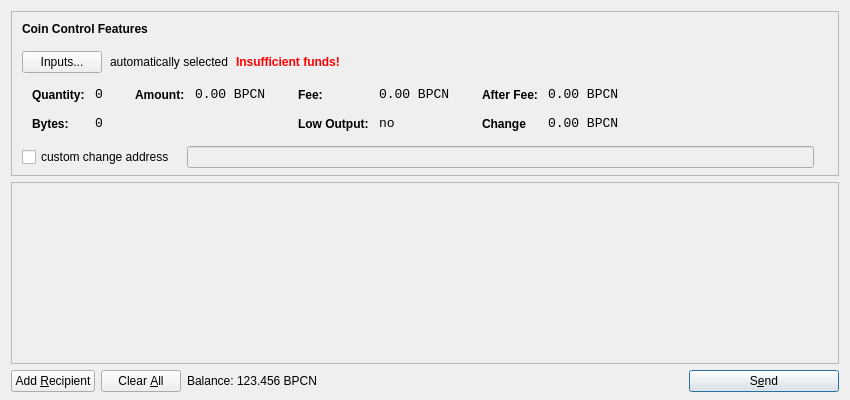
<?xml version="1.0" encoding="UTF-8"?>
<ui version="4.0">
 <class>SendCoinsDialog</class>
 <widget class="QDialog" name="SendCoinsDialog">
  <property name="geometry">
   <rect>
    <x>0</x>
    <y>0</y>
    <width>850</width>
    <height>400</height>
   </rect>
  </property>
  <property name="windowTitle">
   <string>Send Coins</string>
  </property>
  <layout class="QVBoxLayout" name="verticalLayout" stretch="0,1,0">
   <property name="bottomMargin">
    <number>8</number>
   </property>
   <item>
    <widget class="QFrame" name="frameCoinControl">
     <property name="sizePolicy">
      <sizepolicy hsizetype="Expanding" vsizetype="Expanding">
       <horstretch>0</horstretch>
       <verstretch>0</verstretch>
      </sizepolicy>
     </property>
     <property name="maximumSize">
      <size>
       <width>16777215</width>
       <height>16777215</height>
      </size>
     </property>
     <property name="frameShape">
      <enum>QFrame::StyledPanel</enum>
     </property>
     <property name="frameShadow">
      <enum>QFrame::Sunken</enum>
     </property>
     <layout class="QVBoxLayout" name="verticalLayoutCoinControl2">
      <property name="spacing">
       <number>-1</number>
      </property>
      <property name="leftMargin">
       <number>0</number>
      </property>
      <property name="topMargin">
       <number>0</number>
      </property>
      <property name="rightMargin">
       <number>0</number>
      </property>
      <property name="bottomMargin">
       <number>6</number>
      </property>
      <item>
       <layout class="QVBoxLayout" name="verticalLayoutCoinControl" stretch="0,0,0,0,1">
        <property name="spacing">
         <number>0</number>
        </property>
        <property name="leftMargin">
         <number>10</number>
        </property>
        <property name="topMargin">
         <number>10</number>
        </property>
        <item>
         <layout class="QHBoxLayout" name="horizontalLayoutCoinControl1">
          <property name="bottomMargin">
           <number>15</number>
          </property>
          <item>
           <widget class="QLabel" name="labelCoinControlFeatures">
            <property name="sizePolicy">
             <sizepolicy hsizetype="Preferred" vsizetype="Maximum">
              <horstretch>0</horstretch>
              <verstretch>0</verstretch>
             </sizepolicy>
            </property>
            <property name="font">
             <font>
              <weight>75</weight>
              <bold>true</bold>
             </font>
            </property>
            <property name="styleSheet">
             <string notr="true">font-weight:bold;</string>
            </property>
            <property name="text">
             <string>Coin Control Features</string>
            </property>
           </widget>
          </item>
         </layout>
        </item>
        <item>
         <layout class="QHBoxLayout" name="horizontalLayoutCoinControl2" stretch="0,0,0,0">
          <property name="spacing">
           <number>8</number>
          </property>
          <property name="bottomMargin">
           <number>10</number>
          </property>
          <item>
           <widget class="QPushButton" name="pushButtonCoinControl">
            <property name="styleSheet">
             <string notr="true"/>
            </property>
            <property name="text">
             <string>Inputs...</string>
            </property>
           </widget>
          </item>
          <item>
           <widget class="QLabel" name="labelCoinControlAutomaticallySelected">
            <property name="text">
             <string>automatically selected</string>
            </property>
            <property name="margin">
             <number>5</number>
            </property>
           </widget>
          </item>
          <item>
           <widget class="QLabel" name="labelCoinControlInsuffFunds">
            <property name="font">
             <font>
              <weight>75</weight>
              <bold>true</bold>
             </font>
            </property>
            <property name="styleSheet">
             <string notr="true">color:red;font-weight:bold;</string>
            </property>
            <property name="text">
             <string>Insufficient funds!</string>
            </property>
            <property name="margin">
             <number>5</number>
            </property>
           </widget>
          </item>
          <item>
           <spacer name="horizontalSpacerCoinControl">
            <property name="orientation">
             <enum>Qt::Horizontal</enum>
            </property>
            <property name="sizeHint" stdset="0">
             <size>
              <width>40</width>
              <height>1</height>
             </size>
            </property>
           </spacer>
          </item>
         </layout>
        </item>
        <item>
         <widget class="QWidget" name="widgetCoinControl" native="true">
          <property name="sizePolicy">
           <sizepolicy hsizetype="Preferred" vsizetype="Preferred">
            <horstretch>0</horstretch>
            <verstretch>0</verstretch>
           </sizepolicy>
          </property>
          <property name="minimumSize">
           <size>
            <width>0</width>
            <height>0</height>
           </size>
          </property>
          <property name="styleSheet">
           <string notr="true"/>
          </property>
          <layout class="QHBoxLayout" name="horizontalLayoutCoinControl5">
           <property name="margin">
            <number>0</number>
           </property>
           <item>
            <layout class="QHBoxLayout" name="horizontalLayoutCoinControl3" stretch="0,0,0,1">
             <property name="spacing">
              <number>20</number>
             </property>
             <property name="topMargin">
              <number>0</number>
             </property>
             <property name="bottomMargin">
              <number>10</number>
             </property>
             <item>
              <layout class="QFormLayout" name="formLayoutCoinControl1">
               <property name="horizontalSpacing">
                <number>10</number>
               </property>
               <property name="verticalSpacing">
                <number>14</number>
               </property>
               <property name="leftMargin">
                <number>10</number>
               </property>
               <property name="topMargin">
                <number>4</number>
               </property>
               <property name="rightMargin">
                <number>6</number>
               </property>
               <item row="0" column="0">
                <widget class="QLabel" name="labelCoinControlQuantityText">
                 <property name="styleSheet">
                  <string notr="true">font-weight:bold;</string>
                 </property>
                 <property name="text">
                  <string>Quantity:</string>
                 </property>
                 <property name="margin">
                  <number>0</number>
                 </property>
                </widget>
               </item>
               <item row="0" column="1">
                <widget class="QLabel" name="labelCoinControlQuantity">
                 <property name="font">
                  <font>
                   <family>Monospace</family>
                   <pointsize>10</pointsize>
                  </font>
                 </property>
                 <property name="cursor">
                  <cursorShape>IBeamCursor</cursorShape>
                 </property>
                 <property name="contextMenuPolicy">
                  <enum>Qt::ActionsContextMenu</enum>
                 </property>
                 <property name="text">
                  <string>0</string>
                 </property>
                 <property name="margin">
                  <number>0</number>
                 </property>
                 <property name="textInteractionFlags">
                  <set>Qt::LinksAccessibleByMouse|Qt::TextSelectableByKeyboard|Qt::TextSelectableByMouse</set>
                 </property>
                </widget>
               </item>
               <item row="1" column="0">
                <widget class="QLabel" name="labelCoinControlBytesText">
                 <property name="styleSheet">
                  <string notr="true">font-weight:bold;</string>
                 </property>
                 <property name="text">
                  <string>Bytes:</string>
                 </property>
                </widget>
               </item>
               <item row="1" column="1">
                <widget class="QLabel" name="labelCoinControlBytes">
                 <property name="font">
                  <font>
                   <family>Monospace</family>
                   <pointsize>10</pointsize>
                  </font>
                 </property>
                 <property name="cursor">
                  <cursorShape>IBeamCursor</cursorShape>
                 </property>
                 <property name="contextMenuPolicy">
                  <enum>Qt::ActionsContextMenu</enum>
                 </property>
                 <property name="text">
                  <string>0</string>
                 </property>
                 <property name="textInteractionFlags">
                  <set>Qt::LinksAccessibleByMouse|Qt::TextSelectableByKeyboard|Qt::TextSelectableByMouse</set>
                 </property>
                </widget>
               </item>
              </layout>
             </item>
             <item>
              <layout class="QFormLayout" name="formLayoutCoinControl2">
               <property name="horizontalSpacing">
                <number>10</number>
               </property>
               <property name="verticalSpacing">
                <number>14</number>
               </property>
               <property name="leftMargin">
                <number>6</number>
               </property>
               <property name="topMargin">
                <number>4</number>
               </property>
               <property name="rightMargin">
                <number>6</number>
               </property>
               <item row="0" column="0">
                <widget class="QLabel" name="labelCoinControlAmountText">
                 <property name="styleSheet">
                  <string notr="true">font-weight:bold;</string>
                 </property>
                 <property name="text">
                  <string>Amount:</string>
                 </property>
                 <property name="margin">
                  <number>0</number>
                 </property>
                </widget>
               </item>
               <item row="0" column="1">
                <widget class="QLabel" name="labelCoinControlAmount">
                 <property name="font">
                  <font>
                   <family>Monospace</family>
                   <pointsize>10</pointsize>
                  </font>
                 </property>
                 <property name="cursor">
                  <cursorShape>IBeamCursor</cursorShape>
                 </property>
                 <property name="contextMenuPolicy">
                  <enum>Qt::ActionsContextMenu</enum>
                 </property>
                 <property name="text">
                  <string notr="true">0.00 BPCN</string>
                 </property>
                 <property name="textInteractionFlags">
                  <set>Qt::LinksAccessibleByMouse|Qt::TextSelectableByKeyboard|Qt::TextSelectableByMouse</set>
                 </property>
                </widget>
               </item>
              </layout>
             </item>
             <item>
              <layout class="QFormLayout" name="formLayoutCoinControl3">
               <property name="horizontalSpacing">
                <number>10</number>
               </property>
               <property name="verticalSpacing">
                <number>14</number>
               </property>
               <property name="leftMargin">
                <number>6</number>
               </property>
               <property name="topMargin">
                <number>4</number>
               </property>
               <property name="rightMargin">
                <number>6</number>
               </property>
               <item row="0" column="0">
                <widget class="QLabel" name="labelCoinControlFeeText">
                 <property name="styleSheet">
                  <string notr="true">font-weight:bold;</string>
                 </property>
                 <property name="text">
                  <string>Fee:</string>
                 </property>
                 <property name="margin">
                  <number>0</number>
                 </property>
                </widget>
               </item>
               <item row="0" column="1">
                <widget class="QLabel" name="labelCoinControlFee">
                 <property name="font">
                  <font>
                   <family>Monospace</family>
                   <pointsize>10</pointsize>
                  </font>
                 </property>
                 <property name="cursor">
                  <cursorShape>IBeamCursor</cursorShape>
                 </property>
                 <property name="contextMenuPolicy">
                  <enum>Qt::ActionsContextMenu</enum>
                 </property>
                 <property name="text">
                  <string notr="true">0.00 BPCN</string>
                 </property>
                 <property name="textInteractionFlags">
                  <set>Qt::LinksAccessibleByMouse|Qt::TextSelectableByKeyboard|Qt::TextSelectableByMouse</set>
                 </property>
                </widget>
               </item>
               <item row="1" column="0">
                <widget class="QLabel" name="labelCoinControlLowOutputText">
                 <property name="styleSheet">
                  <string notr="true">font-weight:bold;</string>
                 </property>
                 <property name="text">
                  <string>Low Output:</string>
                 </property>
                </widget>
               </item>
               <item row="1" column="1">
                <widget class="QLabel" name="labelCoinControlLowOutput">
                 <property name="font">
                  <font>
                   <family>Monospace</family>
                   <pointsize>10</pointsize>
                  </font>
                 </property>
                 <property name="cursor">
                  <cursorShape>IBeamCursor</cursorShape>
                 </property>
                 <property name="contextMenuPolicy">
                  <enum>Qt::ActionsContextMenu</enum>
                 </property>
                 <property name="text">
                  <string>no</string>
                 </property>
                 <property name="textInteractionFlags">
                  <set>Qt::LinksAccessibleByMouse|Qt::TextSelectableByKeyboard|Qt::TextSelectableByMouse</set>
                 </property>
                </widget>
               </item>
              </layout>
             </item>
             <item>
              <layout class="QFormLayout" name="formLayoutCoinControl4">
               <property name="horizontalSpacing">
                <number>10</number>
               </property>
               <property name="verticalSpacing">
                <number>14</number>
               </property>
               <property name="leftMargin">
                <number>6</number>
               </property>
               <property name="topMargin">
                <number>4</number>
               </property>
               <property name="rightMargin">
                <number>6</number>
               </property>
               <item row="0" column="0">
                <widget class="QLabel" name="labelCoinControlAfterFeeText">
                 <property name="styleSheet">
                  <string notr="true">font-weight:bold;</string>
                 </property>
                 <property name="text">
                  <string>After Fee:</string>
                 </property>
                 <property name="margin">
                  <number>0</number>
                 </property>
                </widget>
               </item>
               <item row="0" column="1">
                <widget class="QLabel" name="labelCoinControlAfterFee">
                 <property name="font">
                  <font>
                   <family>Monospace</family>
                   <pointsize>10</pointsize>
                  </font>
                 </property>
                 <property name="cursor">
                  <cursorShape>IBeamCursor</cursorShape>
                 </property>
                 <property name="contextMenuPolicy">
                  <enum>Qt::ActionsContextMenu</enum>
                 </property>
                 <property name="text">
                  <string notr="true">0.00 BPCN</string>
                 </property>
                 <property name="textInteractionFlags">
                  <set>Qt::LinksAccessibleByMouse|Qt::TextSelectableByKeyboard|Qt::TextSelectableByMouse</set>
                 </property>
                </widget>
               </item>
               <item row="1" column="0">
                <widget class="QLabel" name="labelCoinControlChangeText">
                 <property name="styleSheet">
                  <string notr="true">font-weight:bold;</string>
                 </property>
                 <property name="text">
                  <string>Change</string>
                 </property>
                </widget>
               </item>
               <item row="1" column="1">
                <widget class="QLabel" name="labelCoinControlChange">
                 <property name="font">
                  <font>
                   <family>Monospace</family>
                   <pointsize>10</pointsize>
                  </font>
                 </property>
                 <property name="cursor">
                  <cursorShape>IBeamCursor</cursorShape>
                 </property>
                 <property name="contextMenuPolicy">
                  <enum>Qt::ActionsContextMenu</enum>
                 </property>
                 <property name="text">
                  <string notr="true">0.00 BPCN</string>
                 </property>
                 <property name="textInteractionFlags">
                  <set>Qt::LinksAccessibleByMouse|Qt::TextSelectableByKeyboard|Qt::TextSelectableByMouse</set>
                 </property>
                </widget>
               </item>
              </layout>
             </item>
            </layout>
           </item>
          </layout>
         </widget>
        </item>
        <item>
         <layout class="QHBoxLayout" name="horizontalLayoutCoinControl4" stretch="0,0,0">
          <property name="spacing">
           <number>12</number>
          </property>
          <property name="sizeConstraint">
           <enum>QLayout::SetDefaultConstraint</enum>
          </property>
          <property name="topMargin">
           <number>5</number>
          </property>
          <property name="rightMargin">
           <number>5</number>
          </property>
          <item>
           <widget class="QCheckBox" name="checkBoxCoinControlChange">
            <property name="text">
             <string>custom change address</string>
            </property>
           </widget>
          </item>
          <item>
           <widget class="QLineEdit" name="lineEditCoinControlChange">
            <property name="enabled">
             <bool>false</bool>
            </property>
            <property name="sizePolicy">
             <sizepolicy hsizetype="Expanding" vsizetype="Fixed">
              <horstretch>0</horstretch>
              <verstretch>0</verstretch>
             </sizepolicy>
            </property>
           </widget>
          </item>
          <item>
           <widget class="QLabel" name="labelCoinControlChangeLabel">
            <property name="sizePolicy">
             <sizepolicy hsizetype="Preferred" vsizetype="Expanding">
              <horstretch>0</horstretch>
              <verstretch>0</verstretch>
             </sizepolicy>
            </property>
            <property name="minimumSize">
             <size>
              <width>0</width>
              <height>0</height>
             </size>
            </property>
            <property name="text">
             <string/>
            </property>
            <property name="margin">
             <number>3</number>
            </property>
           </widget>
          </item>
         </layout>
        </item>
        <item>
         <spacer name="verticalSpacerCoinControl">
          <property name="orientation">
           <enum>Qt::Vertical</enum>
          </property>
          <property name="sizeHint" stdset="0">
           <size>
            <width>800</width>
            <height>1</height>
           </size>
          </property>
         </spacer>
        </item>
       </layout>
      </item>
     </layout>
    </widget>
   </item>
   <item>
    <widget class="QScrollArea" name="scrollArea">
     <property name="widgetResizable">
      <bool>true</bool>
     </property>
     <widget class="QWidget" name="scrollAreaWidgetContents">
      <property name="geometry">
       <rect>
        <x>0</x>
        <y>0</y>
        <width>830</width>
        <height>165</height>
       </rect>
      </property>
      <layout class="QVBoxLayout" name="verticalLayout_2">
       <property name="margin">
        <number>0</number>
       </property>
       <item>
        <layout class="QVBoxLayout" name="entries">
         <property name="spacing">
          <number>6</number>
         </property>
        </layout>
       </item>
       <item>
        <spacer name="verticalSpacer">
         <property name="orientation">
          <enum>Qt::Vertical</enum>
         </property>
         <property name="sizeHint" stdset="0">
          <size>
           <width>20</width>
           <height>40</height>
          </size>
         </property>
        </spacer>
       </item>
      </layout>
     </widget>
    </widget>
   </item>
   <item>
    <layout class="QHBoxLayout" name="horizontalLayout">
     <item>
      <widget class="QPushButton" name="addButton">
       <property name="toolTip">
        <string>Send to multiple recipients at once</string>
       </property>
       <property name="text">
        <string>Add &amp;Recipient</string>
       </property>
       <property name="autoDefault">
        <bool>false</bool>
       </property>
      </widget>
     </item>
     <item>
      <widget class="QPushButton" name="clearButton">
       <property name="sizePolicy">
        <sizepolicy hsizetype="Minimum" vsizetype="Fixed">
         <horstretch>0</horstretch>
         <verstretch>0</verstretch>
        </sizepolicy>
       </property>
       <property name="toolTip">
        <string>Remove all transaction fields</string>
       </property>
       <property name="text">
        <string>Clear &amp;All</string>
       </property>
       <property name="autoRepeatDelay">
        <number>300</number>
       </property>
       <property name="autoDefault">
        <bool>false</bool>
       </property>
      </widget>
     </item>
     <item>
      <layout class="QHBoxLayout" name="horizontalLayout_2">
       <property name="spacing">
        <number>3</number>
       </property>
       <item>
        <widget class="QLabel" name="label">
         <property name="sizePolicy">
          <sizepolicy hsizetype="Preferred" vsizetype="Fixed">
           <horstretch>0</horstretch>
           <verstretch>0</verstretch>
          </sizepolicy>
         </property>
         <property name="text">
          <string>Balance:</string>
         </property>
        </widget>
       </item>
       <item>
        <widget class="QLabel" name="labelBalance">
         <property name="sizePolicy">
          <sizepolicy hsizetype="Preferred" vsizetype="Fixed">
           <horstretch>0</horstretch>
           <verstretch>0</verstretch>
          </sizepolicy>
         </property>
         <property name="cursor">
          <cursorShape>IBeamCursor</cursorShape>
         </property>
         <property name="text">
          <string notr="true">123.456 BPCN</string>
         </property>
         <property name="textInteractionFlags">
          <set>Qt::LinksAccessibleByMouse|Qt::TextSelectableByKeyboard|Qt::TextSelectableByMouse</set>
         </property>
        </widget>
       </item>
      </layout>
     </item>
     <item>
      <spacer name="horizontalSpacer">
       <property name="orientation">
        <enum>Qt::Horizontal</enum>
       </property>
       <property name="sizeHint" stdset="0">
        <size>
         <width>40</width>
         <height>20</height>
        </size>
       </property>
      </spacer>
     </item>
     <item>
      <widget class="QPushButton" name="sendButton">
       <property name="minimumSize">
        <size>
         <width>150</width>
         <height>0</height>
        </size>
       </property>
       <property name="toolTip">
        <string>Confirm the send action</string>
       </property>
       <property name="text">
        <string>S&amp;end</string>
       </property>
       <property name="icon">
        <iconset resource="../bitcoin.qrc">
         <normaloff>:/icons/send</normaloff>:/icons/send</iconset>
       </property>
       <property name="default">
        <bool>true</bool>
       </property>
      </widget>
     </item>
    </layout>
   </item>
  </layout>
 </widget>
 <resources>
  <include location="../bitcoin.qrc"/>
 </resources>
 <connections/>
</ui>
